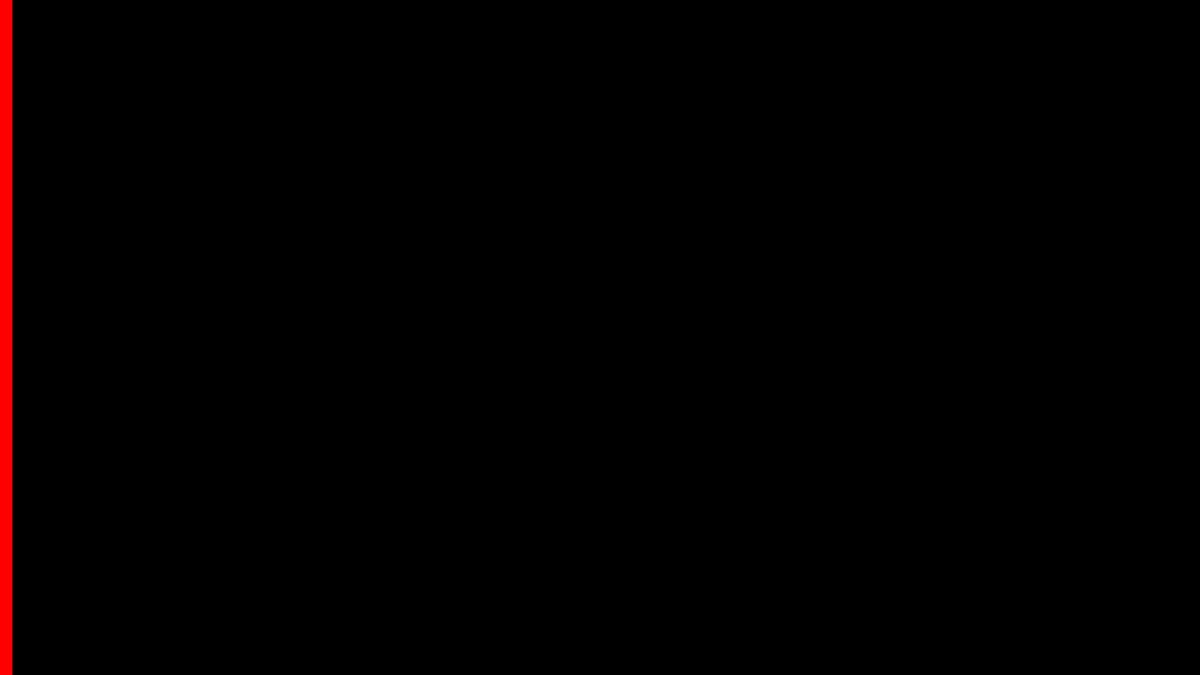
Frame 1 (no input)
Frame 60 (the mouse pressed at the canvas centre just before this capture): identical to frame 1, image omitted
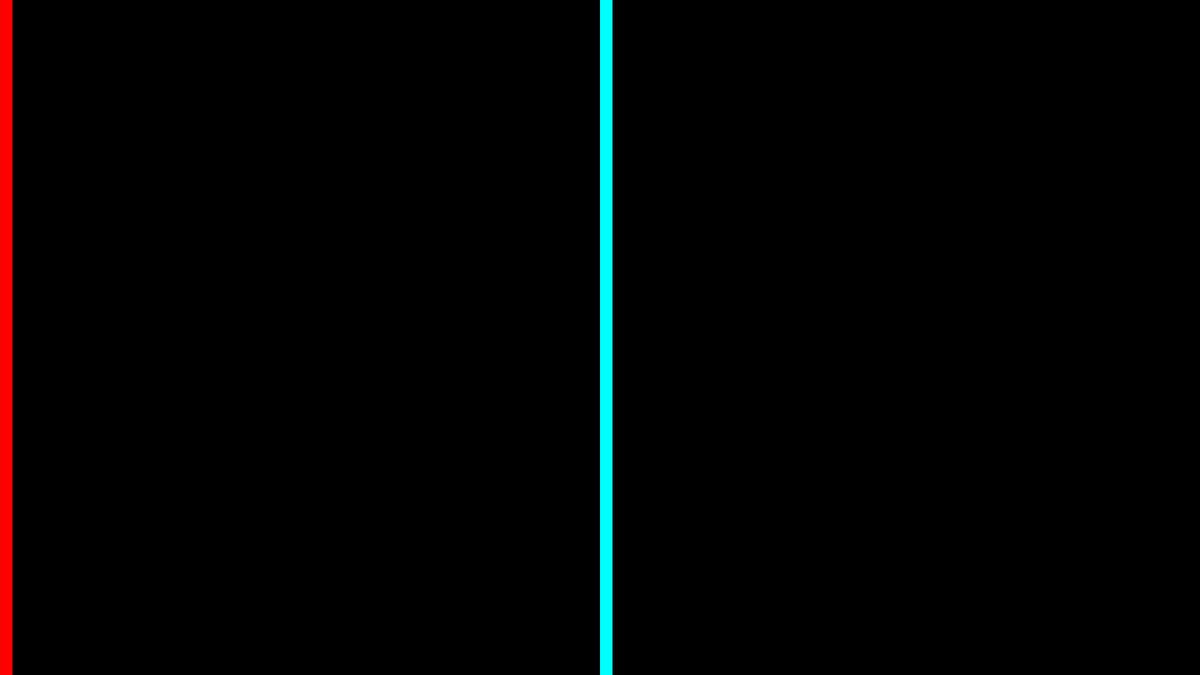
Frame 120 (the mouse held since frame 60 and released just before this capture)

The Processing sketch that drew these frames (run headless with seeded random() and noise(); from frame 60 on, the mouse is pressed at the canvas centre):

// Processing sketch: hue
// ── hue.pde
/**
 * Hue.
 *
 * Hue is the color reflected from or transmitted through an object
 * and is typically referred to as the name of the color such as
 * red, blue, or yellow. In this example, move the cursor vertically
 * over each bar to alter its hue.
 */

int barWidth = 20;
int lastBar = -1;

void setup() {
  size(1920, 1080);
  colorMode(HSB, height, height, height);
  noStroke();
  background(0);
}

void draw() {
  int whichBar = mouseX / barWidth;
  if (whichBar != lastBar) {
    int barX = whichBar * barWidth;
    fill(mouseY, height, height);
    rect(barX, 0, barWidth, height);
    lastBar = whichBar;
  }
}
